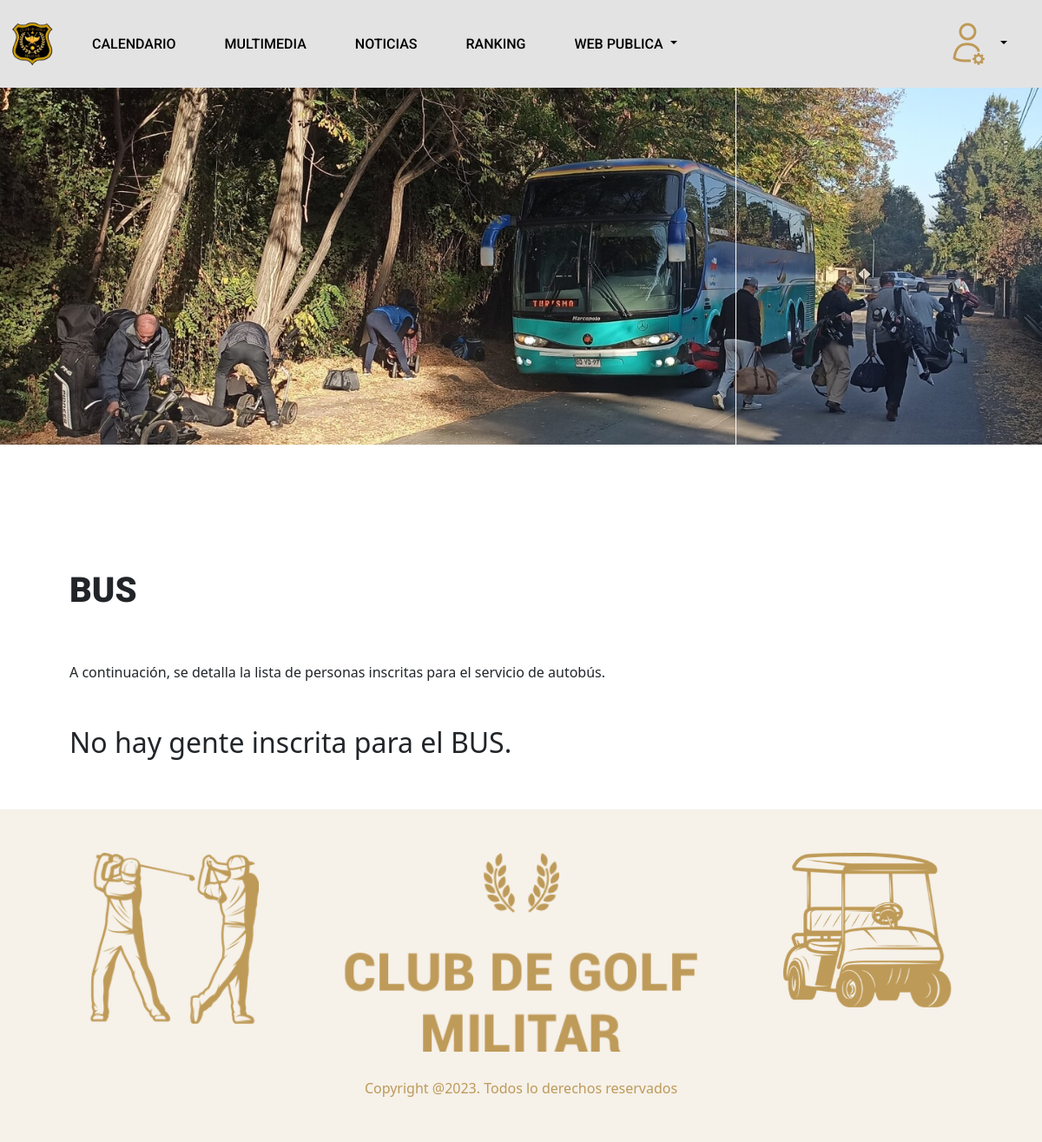
The page /bus (signed in) on the database its author committed.
### socios/models.py (models this page shows, shortened)
class Paginas_Socio(models.Model):
    id = models.UUIDField(primary_key=True, default=uuid.uuid4, editable=False)
    tipo = models.CharField(max_length=20, choices= websSocio, default="B")
    img = models.ImageField(upload_to="Paginas_Socio/")
    titulo = models.CharField(max_length=200, blank=True, null=True)
    contenido = models.TextField(blank=True, null=True)
    file = models.FileField(upload_to="Paginas_Socio/files/", max_length=254, blank=True)
    tituloPestana = models.CharField(max_length=200, blank=True, null=True)
    class Meta:
        verbose_name = "Paginas_Socio"
        verbose_name_plural = "Paginas_Socios"
        ordering = ["titulo"]

### secretario/views.py (the view)
# urls.py: path('bus', bus.as_view(), name= 'bus'),
class bus(AutentificadoMixin, TemplateView):
    template_name = "secretario/views/bus.html"
    def get_context_data(self, **kwargs):
        contexto = super().get_context_data(**kwargs)
        contexto["nameWeb"] = nameWeb
        contexto['rol'] = self.request.user.perfil
        dato = Paginas_Socio.objects.get(tipo ="B")
        contexto['value']  = dato
        contexto["title"] = dato.tituloPestana
        torneoid = self.request.COOKIES.get('torneoId')
        listado = Solicitud.objects.filter(torneo__id=torneoid).filter(busCGM= True).order_by('usuario__apellido_paterno')
        paginator = Paginator(listado,10)
        page = self.request.GET.get('page')
        contexto['datos']= paginator.get_page(page)
        elClubMenu = ElClub.objects.order_by('order')
        contexto['elClub'] = list(elClubMenu.values('archivo', 'titulo'))
        return contexto

### socios/mixins.py (called while the page is built)
    def dispatch(self, request, *args, **kwargs):
        if request.user.is_authenticated:
            return super().dispatch(request, *args, **kwargs)
        else:
            return redirect('login')

### secretario/templates/secretario/views/bus.html (shortened to what this page needs)
{% extends "web/root/origin.html" %}
{% load static %}
{% static "" as baseUrl %}
{% block header %}
      {% include "socio/header/header_socios.html" %}
{% endblock %}
{% block body %}
  {% include "socio/banner/banner_general.html" %}
 {% include "web/front/front.html" %}
{%if datos %}
  <div class="container">
    <div class="row">
      <div class="col align-self-end">
        <a class="navbar-brand"  href="{% url 'export_csv_bus'%}"
            ><img src="{% static 'web/assets/logos/excel.png' %}"
          width="70px" /></a>
      </div>
    </div>
  </div>
  <div class="container marketing" id="links">
    <div class="row table-responsive" >
        <table class="table table-striped ">
          <thead>
            <tr>
              <th scope="col">Apellido Paterno</th>
              <th scope="col">Apellido Materno</th>
              <th scope="col">Primer Nombre</th>
              <th scope="col">Segundo Nombre</th>
            </tr>
          </thead>
          <tbody>
          {% for t in datos %}
            <tr>
              <td>{{ t.usuario.apellido_paterno  | upper   }}</td>
              <td>{{ t.usuario.apellido_materno  | upper   }}</td>
              <td>{{ t.usuario.primer_nombre | upper  }}</td>
              <td>{{ t.usuario.segundo_nombre | upper  }}</td>
            <tr>
           {% endfor%}
          </tbody>
        </table>
    </div>
  </div>
  <div class="container marketing">
    <div class="row">
      <div class="col align-self-end">
        {% if datos %}
        <nav class="navigation pagination" role="navigation">
              <div class="nav-links">
              {% if datos.has_previous %}
                  <a class="prev page-numbers" href="?page={{ datos.previous_page_number }}{% if request.GET.buscar %}&buscar={{ request.GET.buscar}}{% endif %}">
                    <i class="fa fa-chevron-left"></i>
                   </a>
                  {% if datos.previous_page_number != 1%}
                    <a class="page-numbers" href="?page=1{% if request.GET.buscar %}&buscar={{ request.GET.buscar}}{% endif %}" class="btn btn-white">
                        <span class="meta-nav screen-reader-text">Page </span>
                        1
                    </a>
                {% endif %}
                    {% if  down  %}
                    <a class="page-numbers disable" >
                      ...
                  </a>
                  {% endif %}
                  <a class="prev page-numbers" href="?page={{ datos.previous_page_number }}{% if request.GET.buscar %}&buscar={{ request.GET.buscar}}{% endif %}">
                    {{ datos.previous_page_number }}
                   </a>
              {% endif %}
                <span class="page-numbers current">
                    {{ datos.number }}
                </span>
               {% if datos.has_next %}
                <a class="next page-numbers" href="?page={{ datos.next_page_number }}{% if request.GET.buscar %}&buscar={{ request.GET.buscar}}{% endif %}">
                    {{ datos.next_page_number }}
                </a>
                {% if  up  %}
                  <a class="page-numbers disable" >
                    ...
                </a>
                {% endif %}
                {% if datos.next_page_number != datos.paginator.num_pages %}
                <a class="prev page-numbers" href="?page={{ datos.paginator.num_pages  }}{% if request.GET.buscar %}&buscar={{ request.GET.buscar}}{% endif %}">
                  {{ datos.paginator.num_pages  }}
                 </a>
                {% endif %}
                <a class="prev page-numbers" href="?page={{ datos.next_page_number }}{% if request.GET.buscar %}&buscar={{ request.GET.buscar}}{% endif %}" >
                  <i class="fa fa-chevron-right"></i>
                 </a>
                {% endif %}
            </div>
        </nav>
        {% endif %}
      </div>
    </div>
  </div>
{%else%}
  <div class="container" style="padding-top:0px">
    <div class="row">
      <div class="col-lg-12">
        <h2>No hay gente inscrita para el BUS.</h2>
      </div>
    </div>
  </div>
{%endif%}
{% endblock %}

### socios/templates/socio/banner/banner_general.html
{% load static %} {% static "" as baseUrl %}
<div id="myCarousel" class="carousel slide mb-6" data-bs-ride="carousel">
 <div class="carousel-inner">
    <div class="carousel-item active">
      <img src="/media/{{ value.img}}" />
    </div>
  </div>
</div>

### web/templates/web/front/front.html (shortened to what this page needs)
{% load static %} {% static "" as baseUrl %}
<div class="container marketing" id="links">
    <div class="row">
      <div class="col-lg-12 context">
        <h1> {{ value.titulo  | upper }}</h1>
        <p>{{ value.contenido|safe }}</p>
      </div>
    </div>
</div>

### web/static/web/css/style.css (style rules this page uses)
.context p , h1 { text-align: justify; padding-left:0px !important; }

### web/static/web/css/carousel.css (style rules this page uses)
body { padding-top: 0px; color: rgb(var(--bs-tertiary-color-rgb)); background-color: #ffffff; }
.carousel { margin-bottom: 4rem; }
.carousel-item { height: 32rem; }

### web/static/web/css/sticky-footer-navbar.css (style rules this page uses)
.container ,.containerFooter { padding: 50px; }

### web/static/web/css/links.css (style rules this page uses)
.marketing h1 { padding:30px; padding-bottom: 50px; font-family: 'Roboto'; font-weight: 900; font-style: normal; }
.carousel-item img { width: 100%; }
.context h1 , p { text-align: justify }

### web/static/web/css/cuota.css (style rules this page uses)
p { margin: 0px; }

### rows shown on the page
Paginas_Socio: img (picture), titulo "BUS", contenido "A continuación, se detalla la lista de personas inscritas para el servicio de autobús."
